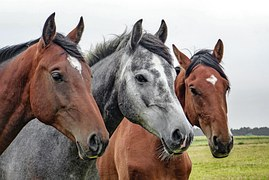
#> input picture horses.jpg, 269 x 180 px
$ jupyter execute notebook_02.ipynb
#> lines starting #> are read from the running program, lines starting #| are printed output that depends on the picture; after the words box and inside, x2 and y2 are one past the last pixel; in counts of white or black regions, pixels touching at a corner belong together
[](https://colab.research.google.com/github/Pantareje/dsp_2025/blob/main/notebook_02.ipynb)

# **Procesamiento de Imágenes - Operaciones de Punto y Convolución**

## Marcos Carnerero Blanco 22M039 y Sergio Gil Atienza 22M047

**Objetivo:** Comprender y aplicar las dos familias de operaciones fundamentales en el procesamiento de imágenes: las **operaciones de punto** y la **convolución**. Al finalizar este cuaderno, el estudiante podrá manipular el brillo y contraste de una imagen, aplicar umbralizaciones y transformaciones no lineales, e implementar filtros convolucionales para suavizar, detectar bordes, realzar detalles y analizar texturas.

**Librerías utilizadas:**
*   `NumPy`: Para la manipulación de las matrices que representan las imágenes y los kernels.
*   `Matplotlib`: Para visualizar las imágenes y los resultados de los filtros.
*   `scikit-image`: Para funciones auxiliares como la conversión a escala de grises.
*   `SciPy`: Específicamente, su función `convolve2d` para realizar la operación de convolución 2D de manera eficiente.

[cell 1]
# Importación de las librerías necesarias
import numpy as np
import matplotlib.pyplot as plt
from skimage.io import imread
from skimage.color import rgb2gray
from scipy.signal import convolve2d
from scipy.ndimage import gaussian_filter

### **Operaciones de Punto y Convolución**

#### **Parte 1: Operaciones de Punto**

**Concepto:** Las operaciones de punto (o puntuales) son las transformaciones más sencillas en el procesamiento de imágenes. En estas operaciones, el nuevo valor de un píxel en la posición `(x, y)` depende **únicamente** de su valor original en esa misma posición. No se tiene en cuenta a los píxeles vecinos.

La fórmula general es:
`Salida(x, y) = f(Entrada(x, y))`

Donde `f` es una función de transformación que se aplica a cada píxel de manera independiente. Estas operaciones modifican directamente el histograma de la imagen.

[cell 2]
image_rgb = imread('horses.jpg')
#> image_rgb is the input picture: shape (180, 269, 3); mean R, G, B 150.9, 139.1, 130.2
image_gray = rgb2gray(image_rgb)

# Es importante normalizar la imagen a un rango [0, 1] o [0, 255].
# Para las operaciones de punto, usar el rango [0, 255] y tipo entero (uint8)
# es a menudo más intuitivo, ya que evita valores flotantes intermedios.
image_gray_uint8 = (image_gray * 255).astype(np.uint8)

##### **1.1. Ajuste de Brillo**
Aumentar o disminuir el brillo de una imagen es una operación de punto aditiva. Simplemente se suma o se resta un valor constante a cada píxel.

**Importante:** Después de la operación, debemos asegurarnos de que los valores de los píxeles permanezcan en el rango válido . A esto se le llama **saturación** o **clipping**.

[cell 3]
def ajustar_brillo(imagen, valor):
    """
    Ajusta el brillo de una imagen sumando un valor.
    - valor > 0: Aumenta el brillo.
    - valor < 0: Disminuye el brillo.
    """
#> called with valor = 50
    # Usamos np.clip para limitar los valores entre 0 y 255.
    # Primero convertimos la imagen y el valor a un tipo que soporte la suma (ej. int16)
    # para evitar desbordamiento (overflow) con uint8.
    resultado = np.clip(imagen.astype(np.int16) + valor, 0, 255)
    return resultado.astype(np.uint8)

# Aplicar ajuste de brillo
brillo_alto = ajustar_brillo(image_gray_uint8, 50)
brillo_bajo = ajustar_brillo(image_gray_uint8, -50)

# Visualizar resultados
plt.figure(figsize=(15, 5))
plt.subplot(1, 3, 1)
plt.title('Original')
plt.imshow(image_gray_uint8, cmap='gray', vmin=0, vmax=255)
plt.axis('off')

plt.subplot(1, 3, 2)
plt.title('Brillo Aumentado (+50)')
plt.imshow(brillo_alto, cmap='gray', vmin=0, vmax=255)
plt.axis('off')

plt.subplot(1, 3, 3)
plt.title('Brillo Disminuido (-50)')
plt.imshow(brillo_bajo, cmap='gray', vmin=0, vmax=255)
plt.axis('off')

plt.show()

##### **1.2. Ajuste de Contraste**
El contraste se refiere a la diferencia entre las zonas claras y oscuras de una imagen. Una forma sencilla de ajustarlo es mediante una operación multiplicativa.

[cell 4]
def ajustar_contraste(imagen, factor):
    """
    Ajusta el contraste de una imagen multiplicando por un factor.
    - factor > 1: Aumenta el contraste.
    - 0 < factor < 1: Disminuye el contraste.
    """
#> called with factor = 1.5
    # resultado = np.clip(imagen.astype(np.float32) * factor, 0, 255)
    resultado = np.clip(((imagen.astype(np.float32) - 128) * factor) + 128, 0, 255) # Respecto al gris medio
    return resultado.astype(np.uint8)

# Aplicar ajuste de contraste
contraste_alto = ajustar_contraste(image_gray_uint8, 1.5)
contraste_bajo = ajustar_contraste(image_gray_uint8, 0.5)

# Visualizar resultados
plt.figure(figsize=(15, 5))
plt.subplot(1, 3, 1)
plt.title('Original')
plt.imshow(image_gray_uint8, cmap='gray', vmin=0, vmax=255)
plt.axis('off')

plt.subplot(1, 3, 2)
plt.title('Contraste Aumentado (x1.5)')
plt.imshow(contraste_alto, cmap='gray', vmin=0, vmax=255)
plt.axis('off')

plt.subplot(1, 3, 3)
plt.title('Contraste Disminuido (x0.5)')
plt.imshow(contraste_bajo, cmap='gray', vmin=0, vmax=255)
plt.axis('off')

plt.show()

##### **1.3. Umbralización (Thresholding)**
La umbralización es una operación que convierte una imagen en escala de grises a una imagen binaria (blanco y negro). Se define un umbral `T`:
*   Si el valor de un píxel es mayor que `T`, se convierte en blanco (255).
*   Si es menor o igual que `T`, se convierte en negro (0).

Es una técnica fundamental para la segmentación de imágenes.

[cell 5]
def umbralizar(imagen, umbral):
    """
    Aplica umbralización a una imagen.
    """
#> called with umbral = 70
    # La comparación devuelve una matriz de booleanos (True/False).
    # Al multiplicar por 255, True se convierte en 255 y False en 0.
    resultado = (imagen > umbral) * 255
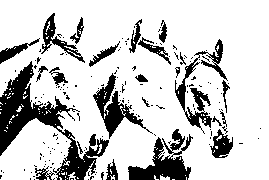
#> resultado: shape (180, 269) int64; 79.2% white; 168 black regions (144 under 20 px), largest, box (x1, y1, x2, y2) and area: (0, 61, 109, 180) 3442, (128, 129, 193, 180) 1424, (175, 39, 228, 134) 1088
    return resultado.astype(np.uint8)

# Aplicar umbralización con diferentes valores
umbral_bajo = umbralizar(image_gray_uint8, 70)
umbral_alto = umbralizar(image_gray_uint8, 180)
#> in umbralizar (call 2), `resultado = (imagen > umbral) * 255`: resultado: shape (180, 269) int64; 33.8% white; 102 white regions (87 under 20 px), largest, box (x1, y1, x2, y2) and area: (0, 0, 269, 135) 14499, (149, 54, 200, 132) 513, (186, 141, 214, 165) 362

# Visualizar resultados
plt.figure(figsize=(15, 5))
plt.subplot(1, 3, 1)
plt.title('Original')
plt.imshow(image_gray_uint8, cmap='gray')
plt.axis('off')

plt.subplot(1, 3, 2)
plt.title('Umbral = 70')
plt.imshow(umbral_bajo, cmap='gray')
plt.axis('off')

plt.subplot(1, 3, 3)
plt.title('Umbral = 180')
plt.imshow(umbral_alto, cmap='gray')
plt.axis('off')

plt.show()

***

### **Parte 2: El Concepto de Convolución**

La **convolución** es una de las operaciones más importantes en el procesamiento de imágenes. A diferencia de las operaciones de punto (donde el nuevo valor de un píxel depende solo de su valor original), en la convolución, el nuevo valor de un píxel depende de sus **vecinos**.

La operación funciona deslizando una pequeña matriz llamada **kernel** (o filtro) sobre cada píxel de la imagen. En cada posición, se realiza una multiplicación elemento a elemento entre el kernel y la sección de la imagen que cubre. La suma de todos estos productos se convierte en el nuevo valor del píxel central.

*   **Kernel:** Define el comportamiento del filtro. Sus valores determinan si el filtro suaviza, detecta bordes, etc.
*   **Operación:** Esencialmente, es un promedio ponderado de los píxeles vecinos.

Para poder hacer estas operaciones en los bordes hay que hacer padding a la imagen, dando valor a los píxeles "fuera" de la imagen. Una opción es poner todo a 0s, que Sergio odia, extender los valores en los bordes(clamp), reflejar la imagen, ...

[cell 6]
# Cargar la imagen de ejemplo y convertirla a escala de grises
# La convolución se aplica típicamente sobre imágenes de un solo canal.
image_rgb = imread('horses.jpg')
image_gray = rgb2gray(image_rgb)

# Visualizar la imagen original y en escala de grises
plt.figure(figsize=(10, 5))

plt.subplot(1, 2, 1)
plt.title('Imagen Original (RGB)')
plt.imshow(image_rgb)
plt.axis('off')

plt.subplot(1, 2, 2)
plt.title('Imagen en Escala de Grises')
plt.imshow(image_gray, cmap='gray')
plt.axis('off')

plt.show()

##### **2.1. Filtros Convolucionales Fundamentales**

**Filtro de Suavizado (Blur)**

El filtro de suavizado o desenfoque reduce el ruido y el detalle de una imagen promediando los valores de los píxeles vecinos. El kernel más simple es el "Box Blur", que asigna el mismo peso a todos los vecinos.

**Propiedad clave:** Para que un filtro de suavizado conserve el brillo general de la imagen, la suma de los elementos de su kernel debe ser 1.

[cell 7]
# --- Kernel de suavizado (Box Blur) ---
# El tamaño del kernel determina la intensidad del desenfoque.
# Normalizamos dividiendo por la suma total para que el kernel sume 1.

kernel_blur_3x3 = np.ones((3, 3)) / 9.0
kernel_blur_7x7 = np.ones((7, 7)) / 49.0

# Aplicar los filtros de convolución
blurred_3x3 = convolve2d(image_gray, kernel_blur_3x3, mode='same', boundary='symm')
blurred_7x7 = convolve2d(image_gray, kernel_blur_7x7, mode='same', boundary='symm')
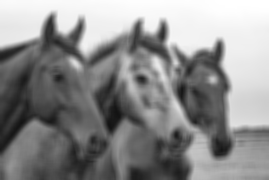
#> blurred_7x7: shape (180, 269) float64; min 0.0748, max 1, mean 0.553

# Visualizar los resultados
plt.figure(figsize=(15, 5))

plt.subplot(1, 3, 1)
plt.title('Original en Grises')
plt.imshow(image_gray, cmap='gray')
plt.axis('off')

plt.subplot(1, 3, 2)
plt.title('Suavizado con Kernel 3x3')
plt.imshow(blurred_3x3, cmap='gray')
plt.axis('off')

plt.subplot(1, 3, 3)
plt.title('Suavizado con Kernel 7x7')
plt.imshow(blurred_7x7, cmap='gray')
plt.axis('off')

plt.show()

Como se puede observar, un kernel más grande produce un efecto de desenfoque más pronunciado.

#### **Filtros de Detección de Bordes**

Los bordes son regiones de una imagen con un cambio brusco de intensidad. Los filtros de detección de bordes están diseñados para resaltar estas áreas.

**Propiedad clave:** Los kernels para detectar bordes suelen tener valores positivos y negativos, y la suma de sus elementos es 0. Esto permite que el filtro actúe como un detector de diferencias, resultando en valores altos en los bordes y cero en regiones uniformes.

[cell 8]
# --- Kernels de detección de bordes ---

# Filtro de Sobel para bordes horizontales
kernel_sobel_h = np.array([
    [ 1,  2,  1],
    [ 0,  0,  0],
    [-1, -2, -1]
])

# Filtro de Sobel para bordes verticales
kernel_sobel_v = np.array([
    [1, 0, -1],
    [2, 0, -2],
    [1, 0, -1]
])

# Aplicar los filtros
edges_h = convolve2d(image_gray, kernel_sobel_h, mode='same', boundary='symm')
edges_v = convolve2d(image_gray, kernel_sobel_v, mode='same', boundary='symm')

# Combinar ambos para detectar todos los bordes
# Usamos la magnitud: sqrt(h^2 + v^2)
edges_combined = np.sqrt(edges_h**2 + edges_v**2)
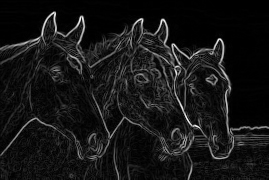
#> edges_combined: shape (180, 269) float64; min 0, max 4.06, mean 0.356; drawn with min black and max white

# --- Visualización ---
plt.figure(figsize=(15, 5))
plt.subplot(1, 3, 1)
plt.title('Bordes Horizontales (Sobel)')
plt.imshow(edges_h, cmap='gray')
plt.axis('off')

plt.subplot(1, 3, 2)
plt.title('Bordes Verticales (Sobel)')
plt.imshow(edges_v, cmap='gray')
plt.axis('off')

plt.subplot(1, 3, 3)
plt.title('Magnitud de Bordes Combinada')
plt.imshow(edges_combined, cmap='gray')
plt.axis('off')

plt.show()

#### **Otros Filtros Comunes**

Existen muchos otros kernels para lograr efectos específicos:

*   **Sharpen (Enfoque):** Realza los bordes, haciendo la imagen más nítida. Funciona restando una versión suavizada de la imagen, lo que acentúa las diferencias de intensidad.
*   **Emboss (Repujado):** Crea un efecto de relieve o sombreado, como si la imagen estuviera grabada en una superficie.

[cell 9]
# --- Kernels para Sharpen y Emboss ---

kernel_sharpen = np.array([
    [ 0, -1,  0],
    [-1,  5, -1],
    [ 0, -1,  0]
])

kernel_emboss = np.array([
    [-2, -1, 0],
    [-1,  1, 1],
    [ 0,  1, 2]
])

# Aplicar los filtros
sharpened_image = convolve2d(image_gray, kernel_sharpen, mode='same', boundary='symm')
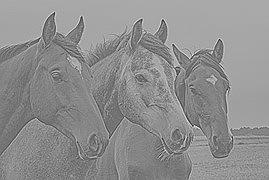
#> sharpened_image: shape (180, 269) float64; min -1.87, max 2.44, mean 0.553; drawn with min black and max white
embossed_image = convolve2d(image_gray, kernel_emboss, mode='same', boundary='symm')
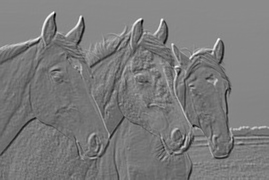
#> embossed_image: shape (180, 269) float64; min -2.85, max 4.23, mean 0.565; drawn with min black and max white

# --- Visualización ---
plt.figure(figsize=(15, 5))
plt.subplot(1, 3, 1)
plt.title('Original')
plt.imshow(image_gray, cmap='gray')
plt.axis('off')

plt.subplot(1, 3, 2)
plt.title('Filtro Sharpen (Enfoque)')
plt.imshow(sharpened_image, cmap='gray')
plt.axis('off')

plt.subplot(1, 3, 3)
plt.title('Filtro Emboss (Repujado)')
plt.imshow(embossed_image, cmap='gray')
plt.axis('off')

plt.show()

#### **3. Visualización de Kernels**

Para entender mejor cómo funciona un filtro, es útil visualizar el kernel mismo. Podemos usar un mapa de calor, donde los colores representan los pesos del kernel.


[cell 10]
# Seleccionamos un kernel para visualizar
kernel_to_show = kernel_emboss
title = 'Kernel Emboss'

# Visualizar como mapa de calor
plt.figure(figsize=(4, 4))
plt.title(title)
plt.imshow(kernel_to_show, cmap='viridis')
plt.colorbar()
# Añadir los valores numéricos a cada celda para mayor claridad
for i in range(kernel_to_show.shape[0]):
    for j in range(kernel_to_show.shape[1]):
        plt.text(j, i, f"{kernel_to_show[i, j]}", ha='center', va='center', color='white')
plt.show()

### **4. Ejercicios Propuestos**

**Ejercicio A: Negativo de una Imagen**
Crea una función `invertir_imagen(imagen)` que calcule el negativo de la imagen. En una imagen de 8 bits, el negativo de un píxel con valor `p` es `255 - p`. Aplícala a `image_gray_uint8` y muestra el resultado.

[cell 11]
def invertir_imagen(imagen):
    return 255 - imagen
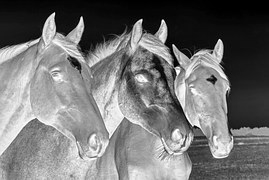
#> returned value: shape (180, 269); min 0, max 255, mean 114.5

inversa = invertir_imagen(image_gray_uint8)

# Visualizar resultados
plt.figure(figsize=(15, 5))
plt.subplot(1, 2, 1)
plt.title('Original')
plt.imshow(image_gray_uint8, cmap='gray', vmin=0, vmax=255)
plt.axis('off')

plt.subplot(1, 2, 2)
plt.title('Invertida')
plt.imshow(inversa, cmap='gray', vmin=0, vmax=255)
plt.axis('off')

**Ejercicio B: Transformación Gamma (Corrección Gamma)**
Investiga qué es la corrección gamma. La fórmula es `Salida = C * Entrada ^ γ`. Implementa una función `correccion_gamma(imagen, gamma)` donde `C` es una constante (generalmente 1).
1.  Normaliza la imagen de entrada al rango [0, 1].
2.  Aplica la fórmula.
3.  Vuelve a escalar el resultado al rango .
4.  Prueba tu función con `gamma = 0.5` (que debería aclarar la imagen) y `gamma = 2.0` (que debería oscurecerla). Muestra los resultados.

[cell 12]
def correccion_gamma(imagen, gamma):
    """
    Aplica corrección gamma a una imagen.
    """
#> called with gamma = 0.5
    resultado = 255 * (imagen.astype(np.float32) / 255) ** gamma
    return resultado.astype(np.uint8)

correccion05 = correccion_gamma(image_gray_uint8, 0.5)
correccion2 = correccion_gamma(image_gray_uint8, 2)
#> call 2 of correccion_gamma, with gamma = 2
#> in correccion_gamma (call 2), `resultado = 255 * (imagen.astype(np.float32) / 255) ** gamma`:
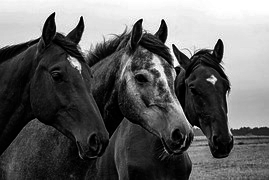
#> resultado: shape (180, 269) float32; min 0, max 255, mean 100

# Visualizar los resultados
plt.figure(figsize=(15, 5))

plt.subplot(1, 3, 1)
plt.title('Original en Grises')
plt.imshow(image_gray, cmap='gray')
plt.axis('off')

plt.subplot(1, 3, 2)
plt.title('Gamma = 0.5')
plt.imshow(correccion05, cmap='gray')
plt.axis('off')

plt.subplot(1, 3, 3)
plt.title('Gamma = 2')
plt.imshow(correccion2, cmap='gray')
plt.axis('off')

plt.show()

La corrección gamma codifica la imagen de manera logarítmica la imagen, tal y como los humanos perciben el color.

**Ejercicio C: Diseña tu Propio Filtro**
1.  Diseña un kernel de 3x3 que detecte únicamente bordes diagonales (de esquina superior izquierda a inferior derecha).
2.  Justifica por qué elegiste esos valores para el kernel.
3.  Visualiza tu kernel como un mapa de calor.
4.  Aplica tu filtro a la imagen `image_gray` y muestra el resultado.

[cell 13]
kernel_diagonal = np.array([
    [-2, -1, 0],
    [-1,  0, 1],
    [ 0,  1, 2]
])

Usamos como base el filtro de repujado, quitando el valor al pixel en el que tomamos la muestra, ya que solo nos interesa la diferencia entre los píxeles en diagonal.

[cell 14]
# Seleccionamos un kernel para visualizar
kernel_to_show = kernel_diagonal
title = 'Kernel Diagonal'

# Visualizar como mapa de calor
plt.figure(figsize=(4, 4))
plt.title(title)
plt.imshow(kernel_to_show, cmap='viridis')
plt.colorbar()
# Añadir los valores numéricos a cada celda para mayor claridad
for i in range(kernel_to_show.shape[0]):
    for j in range(kernel_to_show.shape[1]):
        plt.text(j, i, f"{kernel_to_show[i, j]}", ha='center', va='center', color='white')
plt.show()

[cell 15]
diagonal_image = convolve2d(image_gray, kernel_diagonal, mode='same', boundary='symm')

# Visualizar resultados
plt.figure(figsize=(15, 5))
plt.subplot(1, 2, 1)
plt.title('Original')
plt.imshow(image_gray, cmap='gray')
plt.axis('off')

plt.subplot(1, 2, 2)
plt.title('Filtro Diagonal')
plt.imshow(diagonal_image, cmap='gray')
plt.axis('off')

**Ejercicio D: Filtros sobre Imágenes a Color**
1.  Carga una imagen a color (`image_rgb`).
2.  Separa sus canales en R, G y B. Recuerda que es una matriz de 3D, por lo que `image_rgb[:, :, 0]` es el canal rojo.
3.  Aplica el filtro de `kernel_sharpen` a **cada uno de los tres canales** por separado.
4.  Vuelve a combinar los tres canales filtrados en una nueva imagen a color. Puedes usar `np.stack([canal_r, canal_g, canal_b], axis=-1)`.
5.  Muestra la imagen original y la imagen a color "enfocada".

[cell 16]
image_red = image_rgb[:, :, 0]
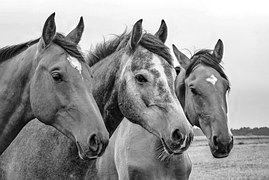
#> image_red: shape (180, 269); min 0, max 255, mean 150.9
image_green = image_rgb[:, :, 1]
image_blue = image_rgb[:, :, 2]
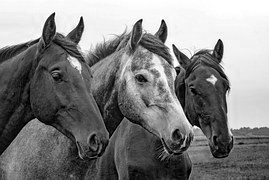
#> image_blue: shape (180, 269); min 0, max 255, mean 130.2

# Aplicar los filtros
sharpened_red = convolve2d(image_red, kernel_sharpen, mode='same', boundary='symm')
sharpened_green = convolve2d(image_green, kernel_sharpen, mode='same', boundary='symm')
sharpened_blue = convolve2d(image_blue, kernel_sharpen, mode='same', boundary='symm')

sharpened_color = np.stack([sharpened_red, sharpened_green, sharpened_blue], axis=-1)

# Visualizar resultados
plt.figure(figsize=(15, 5))
plt.subplot(1, 2, 1)
plt.title('Original')
plt.imshow(image_rgb, vmin=0, vmax=255)
plt.axis('off')

plt.subplot(1, 2, 2)
plt.title('Filtro sharpen a cada canal')
plt.imshow(sharpened_color, vmin=0, vmax=255)
plt.axis('off')
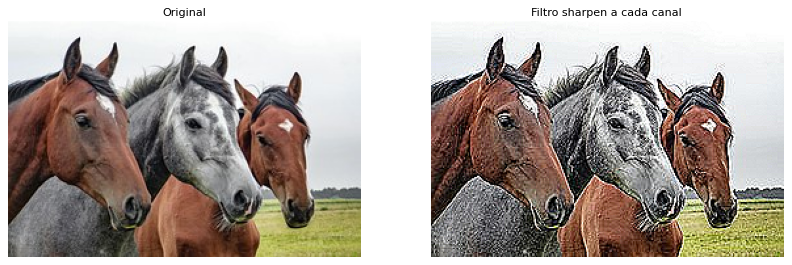
#> figure drawn by matplotlib, 2 panels

$ run again, with bricks.jpg copied over horses.jpg
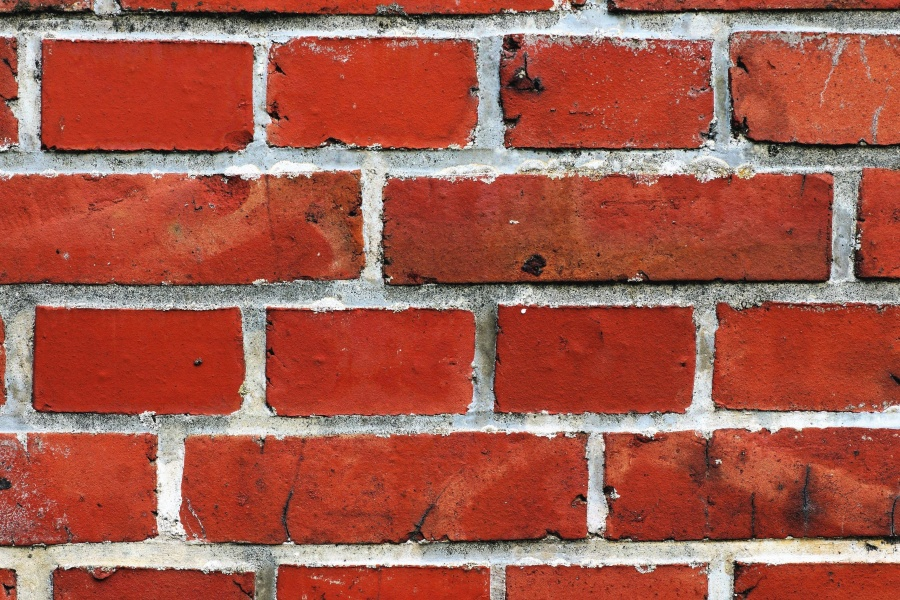
#> input picture bricks.jpg, 900 x 600 px
#> image_rgb is the input picture: shape (600, 900, 3); mean R, G, B 165.6, 89.7, 75.6
#> in umbralizar, `resultado = (imagen > umbral) * 255`:
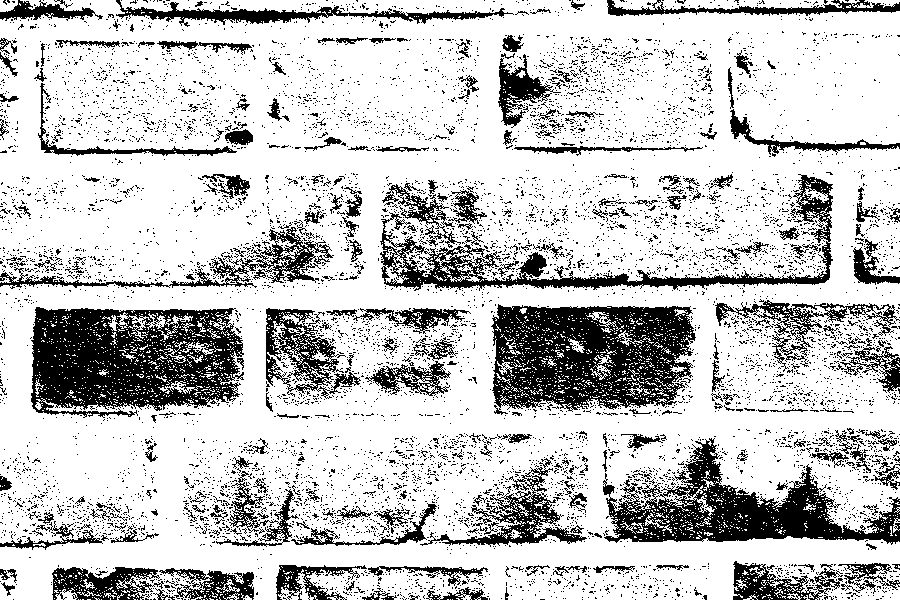
#> resultado: shape (600, 900) int64; 77.3% white; 7972 black regions (7696 under 20 px), largest, box (x1, y1, x2, y2) and area: (31, 307, 244, 418) 16449, (491, 304, 696, 415) 15553, (603, 438, 900, 545) 11493
#> `sharpened_color = np.stack([sharpened_red, sharpened_green, sharpened_..`:
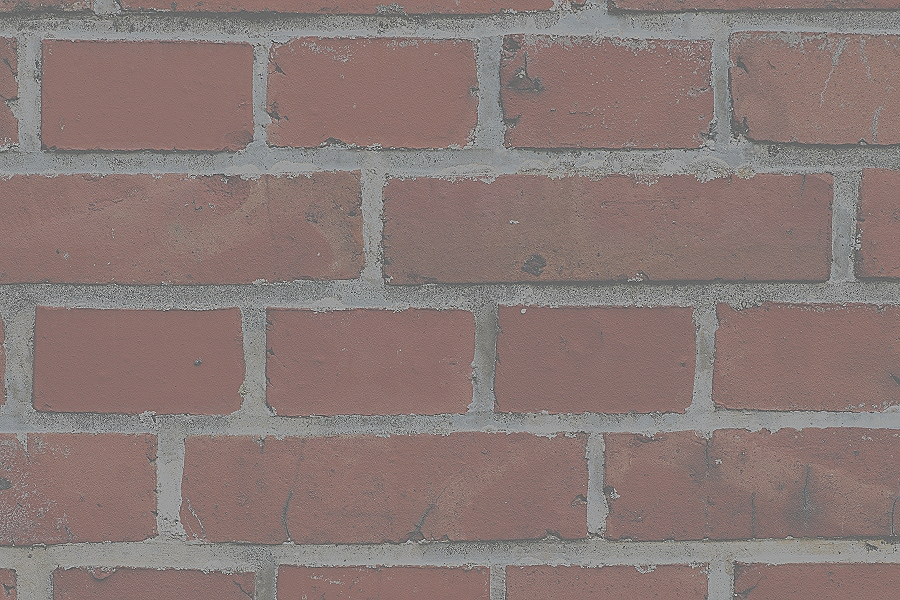
#> sharpened_color: shape (600, 900, 3) int64; mean R, G, B 165.6, 89.7, 75.6; drawn with min black and max white

$ run again, with grass.jpg copied over horses.jpg
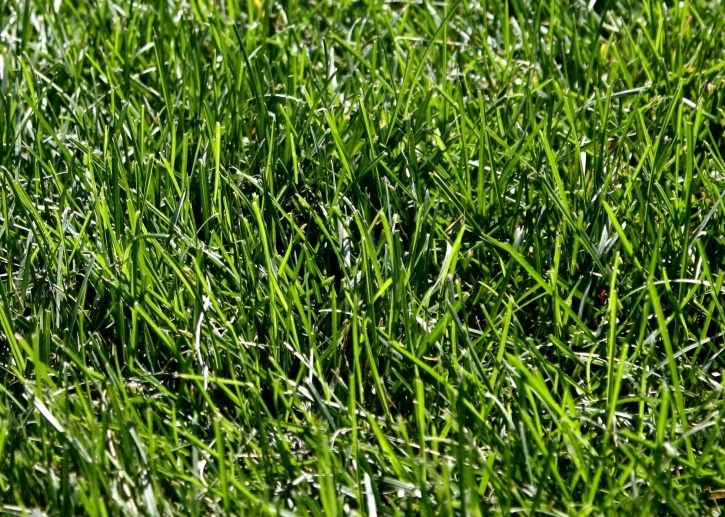
#> input picture grass.jpg, 725 x 517 px
#> image_rgb is the input picture: shape (517, 725, 3); mean R, G, B 80.2, 109.6, 36.2
#> `[cell 16] image_red = image_rgb[:, :, 0] image_green = image_rgb[:, :,..`:
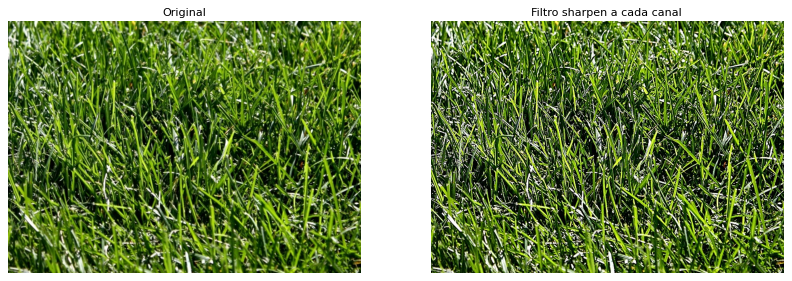
#> figure drawn by matplotlib, 2 panels
